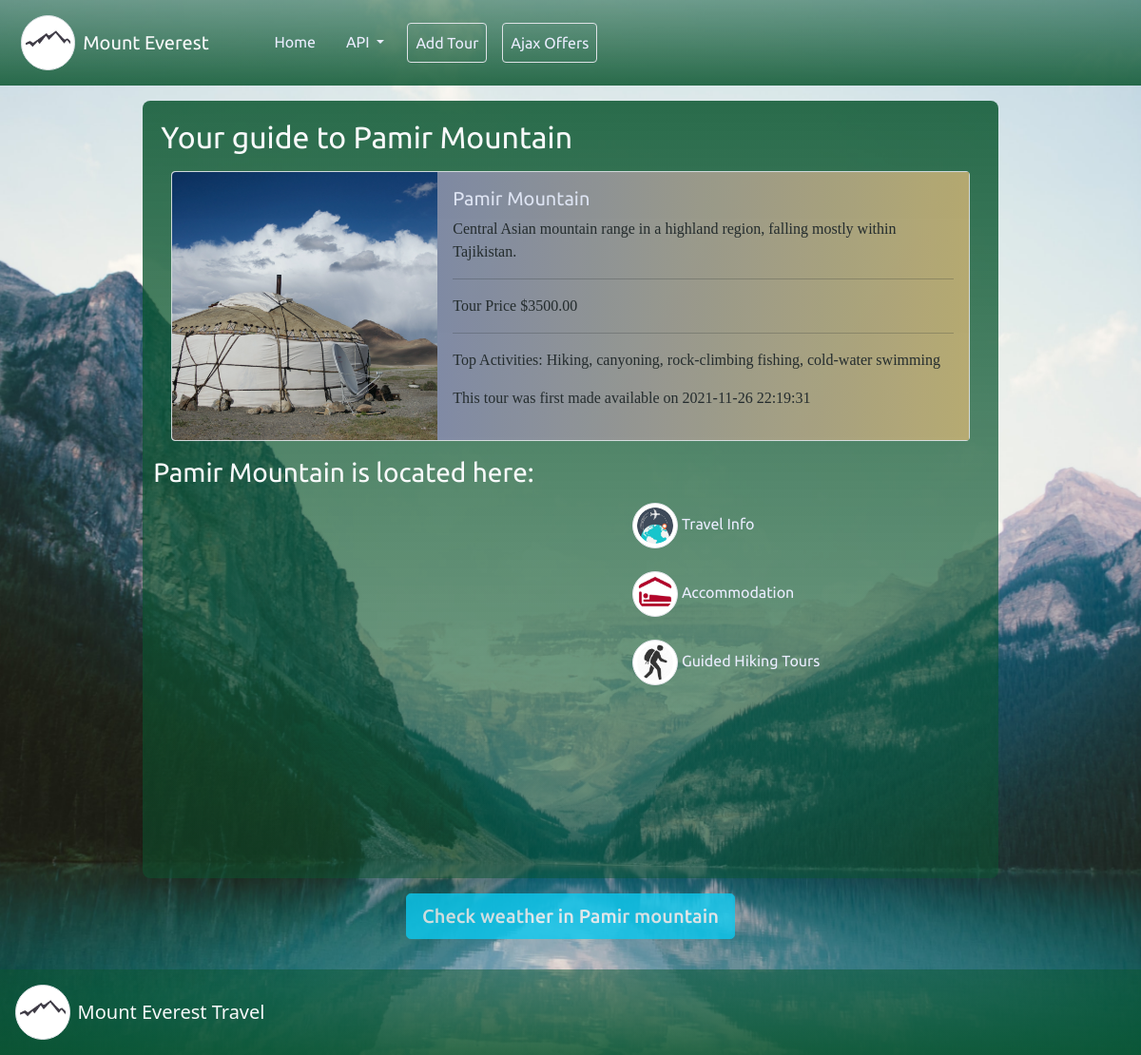
Screenshot of /show_details.php?id=4 with the database file from the repository.
### tables this page shows
CREATE TABLE `locations` (
  `loc_id` int(11) NOT NULL,
  `location_name` varchar(255) NOT NULL,
  `price` decimal(10,2) NOT NULL,
  `description` varchar(255) NOT NULL,
  `activities` varchar(255) DEFAULT 'Climbing and hiking',
  `latitude` decimal(8,6) NOT NULL,
  `longitude` decimal(9,6) NOT NULL,
  `picture` varchar(255) DEFAULT NULL,
  `created_at` timestamp NOT NULL DEFAULT current_timestamp() ON UPDATE current_timestamp()
);

### show_details.php (the view, shortened to what this page needs)
<?php
require_once 'includes/db_connect.inc.php';
if ($_GET['id']) {
    $id = $_GET['id'];
    $sql = "SELECT * FROM locations WHERE loc_id = {$id};";
    $res = mysqli_query($connect, $sql);
    if (mysqli_num_rows($res) == 1) {
        $data = mysqli_fetch_assoc($res);
        $loc = $data['location_name'];
        $price = $data['price'];
        $desc = $data['description'];
        $activ = $data['activities'];
        $date = $data['created_at'];
        $pic = $data['picture'];
    } else {
        header("location: error.php");
    }
} else {
    header("location: error.php");
}
?>
<!DOCTYPE html>
<html lang="en" dir="ltr">
<head>
    <?php require_once 'includes/bootstrap_css.inc.php'; ?>
    <link rel="stylesheet" href="sass/main.css">
</head>
<body>
    <div class="show-details-container">
        <?php require_once 'includes/nav_root.inc.php'; ?>
        <div class="container w-75 mt-3 inside-details">
            <h2 class="p-2 details-title text-light">Your guide to <?php echo ucwords($loc) ?></h2>
            <div class="card m-auto mb-3 border rounded dispCard" style="max-width: 70vw;">
                <div class="row g-0">
                    <div class="col-md-4">
                        <img src="img/<?= $pic ?>" class="img-fluid rounded-start cardImg"
                            alt="<?php echo ucwords($loc) ?>">
                    </div>
                    <div class="col-md-8">
                        <div class="card-body">
                            <h5 class="card-title"><?php echo ucwords($loc) ?></h5>
                            <p class="cardDesc"><?php echo $desc ?></p>
                            <hr>
                            <p class="card-price">Tour Price $<?php echo $price ?></p>
                            <hr>
                            <p class="card-price">Top Activities: <?php echo $activ ?></p>
                            <p class="card-date">
                                <?= 'This tour was first made available on ' . strtolower($date) ?>
                            </p>
                        </div>
                    </div>
                </div>
            </div>
            <h3 class="map-title mt-3 text-light"><?php echo ucwords($loc) ?> is located here:</h3>
            <div class="map">
                <div class="map-wrap me-4">
                    <div id="map" class="mt-3 mb-4"></div>
                </div>
                <div class="travel-details text-light">
                    <ul style="list-style: none;">
                        <li>
                            <a href="#">
                                <img src="img/travel.jpeg" class="img-thumbnail rounded-circle" height="40" alt="">
                                Travel
                                Info
                            </a>
                        </li>
                        <br>
                        <li>
                            <a href="#">
                                <img src="img/accom.jpeg" class="img-thumbnail rounded-circle" height="40" alt="">
                                Accommodation
                            </a>
                        </li>
                        <br>
                        <li>
                            <a href="#">
                                <img src="img/hike.jpeg" class="img-thumbnail rounded-circle" height="40" alt=""> Guided
                                Hiking Tours
                            </a>
                        </li>
                    </ul>
                </div>
            </div>
        </div>
        <div class="container text-center m-auto">
            <form id="form">
                <input type="submit" value="Check weather in <?php echo $loc ?>"
                    class="btn btn-lg btn-info text-light weatherBtn">
            </form>
            <div id="weather-card" class="p-3 m-auto weather-card">
            </div>
        </div>
        <?php require_once 'includes/footer.php'; ?>
    </div>
</body>
</html>

### sass/main.css (style rules this page uses)
.card-title { font-family: ubu-r; color: #ebedff; }
.card-body { background-image: -webkit-gradient(linear, left top, right top, from(rgba(10, 24, 85, 0.5)), to(rgba(180, 159, 90, 0.85))); background-image: linear-gradient(to right, rgba(10, 24, 85, 0.5), rgba(180, 159, 90, 0.85)); }
.index-container, .create-container, .error-container, .update-container, .show-details-container, .delete-container, .a_update-container, .a_delete-container, .ajax-container, footer { background-position: center; background-size: cover; background-repeat: no-repeat; background-attachment: fixed; }
.a_create-container, .a_update-container, .a_delete-container, .map-title, .details-title, .travel-details { font-family: ubu-r; }
.weather-card, .weatherBtn { font-family: ubu-m; opacity: 0.8 !important; }
.show-details-container { background-image: url("../img/sdbg.jpg"); }
.inside-details { background-image: -webkit-gradient(linear, left bottom, left top, from(rgba(10, 85, 47, 0.5)), to(rgba(10, 85, 47, 0.85))); background-image: linear-gradient(to top, rgba(10, 85, 47, 0.5), rgba(10, 85, 47, 0.85)); padding: 0.7em; margin-bottom: 1em; border-radius: 8px; }
.dispCard { opacity: 0.92; font-family: ubu-l; }
.cardImg { vertical-align: middle; height: 100%; -o-object-fit: cover; object-fit: cover; }
#map { height: 22rem; width: 28rem; opacity: 0.96; border-radius: 6px; }
.travel-details img { height: 3rem; width: 3rem; -o-object-fit: cover; object-fit: cover; }
.map { display: -webkit-box; display: -ms-flexbox; display: flex; -webkit-box-pack: start; -ms-flex-pack: start; justify-content: flex-start; -ms-flex-line-pack: center; align-content: center; }
.travel-details { margin-top: 0.5em; }
.travel-details li a { text-decoration: none; color: #ebedff; }

### rows the page displays
locations: location_name "Pamir Mountain", picture (picture), description "Central Asian mountain range in a highland region, falling mostly within Tajikistan.", price "3500.00", activities "Hiking, canyoning, rock-climbing fishing, cold-water swimming", created_at "2021-11-26 22:19:31", location_name "Check weather in Pamir mountain"
